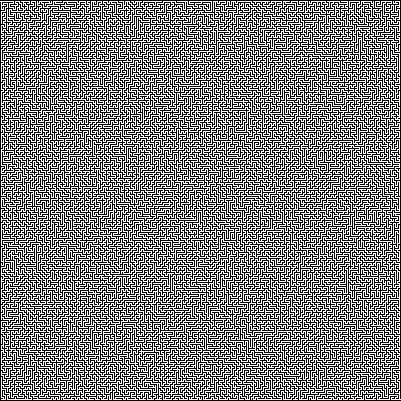
#> input picture maze_massive.png, 401 x 401 px
$ python solver_new.py
#> lines starting #> are read from the running program, lines starting #| are printed output that depends on the picture; after the words box and inside, x2 and y2 are one past the last pixel; in counts of white or black regions, pixels touching at a corner belong together
### Node.py
class Node:

    def __init__(self, row, col, entry=False):
        self.row = row
        self.col = col
        self.children = []
        self.children_iterator = iter(self.children)
        self.entry = entry

    def is_entry(self):
        return self.entry

    def get_row(self):
        return self.row

    def get_col(self):
        return self.col

    def is_in_location(self, row, col):
        return self.row == row and self.col == col

    def get_number_of_children(self):
        return len(self.children)

    def get_next_child(self):
        try:
            return next(self.children_iterator)
        except:
            return None

    def __eq__(self, o) -> bool:
        if o is None:
            return False
        return self.row == o.row and self.col == o.col

    def is_in_location(self, x, y):
        return self.row == x and self.col == y

    def add_child(self, child):
        self.children.append(child)

    def has_child(self, child):
        return child in self.children

    def __str__(self):
        return str(self.row) + " - " + str(self.col) + " - " + str(self.children) + " - " + str(self.entry)

### solver_new.py
import numpy as np
from PIL import Image
import Node
import sys

sys.setrecursionlimit(100000000)


def conv(var):
    if var:
        return 1
    return 0


image = Image.open('maze_massive.png')
#> image is the input picture: PIL image 401x401 RGBA; mean R, G, B, A 126.9, 126.9, 126.9, 255
i = np.array(image)
convert = image.convert('1')
#> convert: PIL image 401x401 1; 49.8% white in thin lines or dots
img = np.array(convert)
maze = []
for row_num in img:
    maze.append(list(map(lambda x: conv(x), row_num)))
#> after the loop, maze = 401 items


def can_move_vertical(row_num, col_num):
    if (len(maze) - 1 > row_num and maze[row_num + 1][col_num] == 1) or (
            row_num > 0 and maze[row_num - 1][col_num] == 1):
        return True
    return False


def can_move_horizontal(row_num, col_num):
    if (col_num < len(maze[row_num]) and maze[row_num][col_num + 1] == 1) or (
            col_num > 0 and maze[row_num][col_num - 1] == 1):
        return True
    return False


nodes = []


def find_entry(maze_array):
    first_row = maze_array[0]
#> first_row = 401 values from 0 to 0
    for c in range(len(first_row)):  # check entry in first row
        if (first_row[c] == 1):
            return Node.Node(0, c, True)
    for r in range(len(maze_array)):  # check entry on left wall
        if maze_array[r][0] == 1:
            return Node.Node(r, 0, True)
#> this loop made 2 passes

    for r in range(len(maze_array)):  # check entry on right wall
        if maze_array[r][-1] == 1:
            return Node.Node(r, len(first_row) - 1, True)
    last_row = maze_array[-1]
    for c in range(len(last_row)):  # check entry in first row
        if (first_row[c] == 1):
            return Node.Node(len(maze_array) - 1, c, True)

    return None


def if_start_or_exit(row, col):
    if row == 0 or col == 0:
        return True
    if row == len(maze) - 1 or col == len(maze[0]) - 1:
        return True
    return False


def get_node_on_right(node):
    if node.col < len(maze[node.row]) - 1:
        i = node.col
        i += 1
        while i <= (len(maze[node.row]) - 1) and maze[node.row][i] == 1:
            if can_move_vertical(node.row, i) or if_start_or_exit(node.row, i):
                new_node = Node.Node(node.row, i, i == len(maze[node.row]) - 1)
                # node.add_child(new_node)
                return new_node
            i += 1
        return None


def get_node_on_left(node):
    if node.col > 0:
        i = node.col
        i -= 1
        while i >= 0 and maze[node.row][i] == 1:
            if can_move_vertical(node.row, i) or if_start_or_exit(node.row, i):
                new_node = Node.Node(node.row, i, i == 0)
                # node.add_child(new_node)
                return new_node
            i -= 1
        return None


def get_node_on_top(node):
    if node.row > 0:
        i = node.row
#> i = 1
        i -= 1
#> i = 0
        while i >= 0 and maze[i][node.col] == 1:
            if can_move_horizontal(i, node.col) or if_start_or_exit(i, node.col):
                new_node = Node.Node(i, node.col, i == 0)
                # node.add_child(new_node)
                return new_node
            i -= 1
#> this loop made 0 passes
#> after the loop, i = 0
        return None


def get_node_on_down(node):
    if node.row < len(maze) - 1:
        i = node.row
#> i = 1
        i += 1
#> i = 2
        while i <= (len(maze) - 1) and maze[i][node.col] == 1:
            if can_move_horizontal(i, node.col) or if_start_or_exit(i, node.col):
                new_node = Node.Node(i, node.col, i == len(maze) - 1)
                # node.add_child(new_node)
                return new_node
            i += 1
#> after the loop, i = 2
#> in get_node_on_right, `i = node.col`: i = 0
#> in get_node_on_right, `i += 1`: i = 1
#> the loop in get_node_on_right, `while i <= (len(maze[node.row]) - 1) and maze[node.row][i] == 1:` made 1 pass
#> `second_node = list(filter(None, [top, down, left, right]))`: second_node = 1 item
        return None


def set_green(row, col):
    i[row][col][0] = 0;
    i[row][col][1] = 250;
    i[row][col][2] = 0;


def set_blue(row, col):
#> called with row = 1, col = 0
    i[row][col][0] = 0;
#> i: shape (401, 401, 4); under 0.01% of pixels changed, all inside (x1, y1, x2, y2) = (0, 1, 1, 2)
    i[row][col][1] = 0;
#> i: shape (401, 401, 4); mean R, G, B, A 126.9, 126.9, 126.9, 255
    i[row][col][2] = 250;
#> i: shape (401, 401, 4); mean R, G, B, A 126.9, 126.9, 126.9, 255
    i[row][col][3] = 250;
#> i: shape (401, 401, 4); mean R, G, B, A 126.9, 126.9, 126.9, 255


result_path = []
entry = find_entry(maze)
result_path.append(entry)

top = get_node_on_top(entry)
left = get_node_on_left(entry)
down = get_node_on_down(entry)
right = get_node_on_right(entry)
second_node = list(filter(None, [top, down, left, right]))
if len(second_node) > 1:
    print("do dupy labirynt, wejście kajś w dupie")
    exit(0)
next_node = second_node[0]
entry.add_child(next_node)

result_path.append(next_node)
set_blue(entry.row, entry.col)
set_blue(next_node.row, next_node.col)
#> in set_blue (call 2), `i[row][col][0] = 0;`: i: shape (401, 401, 4); mean R, G, B, A 126.9, 126.9, 126.9, 255
#> in set_blue (call 2), `i[row][col][1] = 0;`: i: shape (401, 401, 4); mean R, G, B, A 126.9, 126.9, 126.9, 255
#> in set_blue (call 2), `i[row][col][2] = 250;`: i: shape (401, 401, 4); mean R, G, B, A 126.9, 126.9, 126.9, 255
#> in set_blue (call 2), `i[row][col][3] = 250;`: i: shape (401, 401, 4); mean R, G, B, A 126.9, 126.9, 126.9, 255


def find_next_node(node, prev_node):
    top = get_node_on_top(node)
    left = get_node_on_left(node)
#> the loop in get_node_on_left, `while i >= 0 and maze[node.row][i] == 1:` made 1 pass
#> after the loop in get_node_on_left, `while i >= 0 and maze[node.row][i] == 1:`: i = 0
    down = get_node_on_down(node)
#> the loop in get_node_on_down, `while i <= (len(maze) - 1) and maze[i][node.col] == 1:` made 4 passes
#> after the loop in get_node_on_down, `while i <= (len(maze) - 1) and maze[i][node.col] == 1:`: i = 5
    right = get_node_on_right(node)
#> the loop in get_node_on_right, `while i <= (len(maze[node.row]) - 1) and maze[node.row][i] == 1:` made 12 passes
#> after the loop in get_node_on_right, `while i <= (len(maze[node.row]) - 1) and maze[node.row][i] == 1:`: i = 13
    nds = [top, down, left, right]
    if prev_node in nds:
        nds.remove(prev_node)
    next_move = list(filter(None, nds))
#> next_move = 2 items
    for move in next_move:
        if move.entry == False:
            if find_next_node(move, node):
                set_blue(move.row, move.col)
                result_path.append(move)
                node.add_child(move)
                return True
        else:
            result_path.append(move)
            set_blue(move.row, move.col)
            node.add_child(move)
            return True
#> this loop made 1 pass
#> after the loop, result_path = 4994 items


find_next_node(next_node, entry)


def get_iter_params(a, b):
#> called with a = 0, b = 1
    step = -1
#> step = -1
    if a - b < 0:
        step = 1
    return step


def get_route(start, end):
    if start.get_row() == end.get_row():
        step = get_iter_params(start.get_col(), end.get_col())
        for c in range(start.get_col(), end.get_col(), step):
            set_blue(start.get_row(), c)
    elif start.get_col() == end.get_col():
        step = get_iter_params(start.get_row(), end.get_row())
        for c in range(start.get_row(), end.get_row(), step):
            set_blue(c, start.get_col())


f_node = result_path[0]


def draw_path(node):
    child = node.get_next_child()
    if child is None:
        return
    get_route(node, child)
    draw_path(child)


draw_path(f_node)

fromarray = Image.fromarray(i)
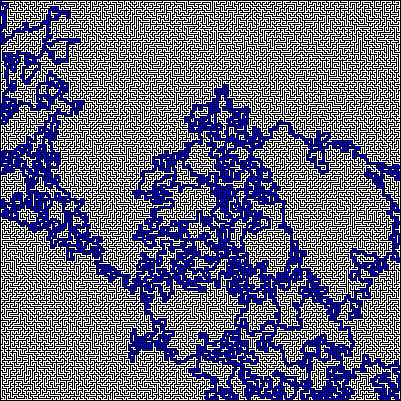
#> fromarray: PIL image 401x401 RGBA; mean R, G, B, A 102.5, 102.5, 126.4, 254.5; transparent parts drawn white
fromarray.save("dupa2.png")
